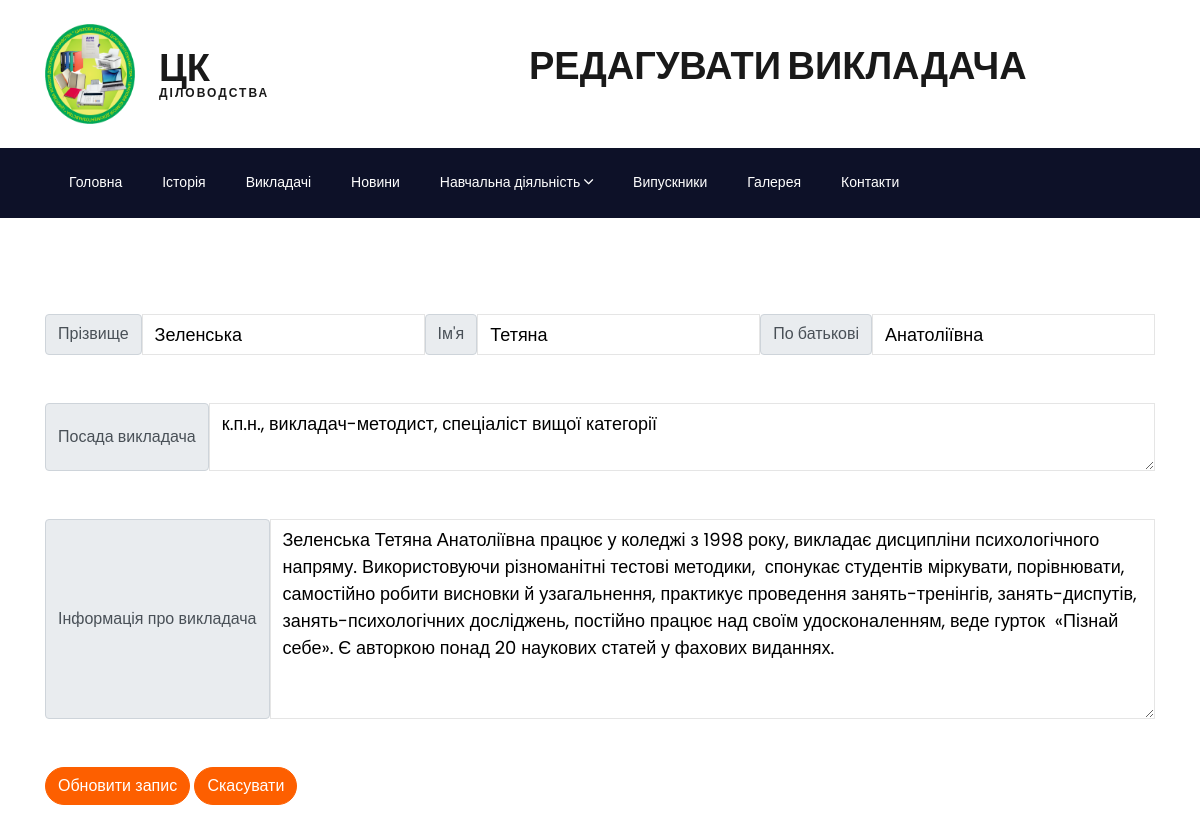
/admin/teachers/edit-teacher.php?teacher_id=2 (signed in), run on the app's committed database.
### tables this page shows
CREATE TABLE `teachers` (
  `id_teacher` int(11) NOT NULL,
  `LastName` varchar(20) NOT NULL,
  `FirstName` varchar(20) NOT NULL,
  `PoBatkovi` varchar(20) NOT NULL,
  `position` text NOT NULL,
  `img_teacher` text NOT NULL,
  `content_teacher` text NOT NULL
);

### database/function.php (called while the page is built, shortened)
<?php
include "conf.php";
function get_teacher_by_id ($teacher_id) {
    global $conn;
    $sql = "SELECT * FROM teachers WHERE id_teacher = ".$teacher_id;
    $result = mysqli_query($conn, $sql);
    $teacher = mysqli_fetch_assoc($result);
    return $teacher;
}

### admin/teachers/edit-teacher.php (the view, shortened to what this page needs)
<?php
include "../../database/function.php";
?>
<!DOCTYPE html>
<html lang="ua">
<head>
    <link rel="stylesheet" href="../../css/open-iconic-bootstrap.min.css">
    <link rel="stylesheet" href="../../css/animate.css">
    <link rel="stylesheet" href="../../css/owl.carousel.min.css">
    <link rel="stylesheet" href="../../css/owl.theme.default.min.css">
    <link rel="stylesheet" href="../../css/magnific-popup.css">
    <link rel="stylesheet" href="../../css/aos.css">
    <link rel="stylesheet" href="../../css/ionicons.min.css">
    <link rel="stylesheet" href="../../css/flaticon.css">
    <link rel="stylesheet" href="../../css/icomoon.css">
    <link rel="stylesheet" href="../../css/style.css">
</head>
<body>
<div class="bg-top navbar-light">
    <div class="container">
        <div class="row no-gutters d-flex align-items-center align-items-stretch">
            <div class="block-21 mt-4 mb-4 d-flex">
                <a href="../index.php"><img class="blog-img mr-4" src="../../images/logo.png" alt=""></a>
            </div>
            <div class="col-md-4 d-flex align-items-center py-4">
                <a class="navbar-brand" href="../index.php">ЦК<span>Діловодства</span></a>
            </div>
            <div class="col-md-4 d-flex align-items-center py-4">
                <p class="navbar-brand">Редагувати викладача</p>
            </div>
        </div>
    </div>
</div>
<nav class="navbar navbar-expand-lg navbar-dark bg-dark ftco-navbar-light" id="ftco-navbar">
    <div class="container d-flex align-items-center px-4">
        <div class="collapse navbar-collapse" id="ftco-nav">
            <ul class="navbar-nav mr-auto">
                <li class="nav-item"><a href="../logout.php" class="nav-link pl-0">Головна</a></li>
                <li class="nav-item"><a href="../../history.php" class="nav-link">Історія</a></li>
                <li class="nav-item"><a href="../../teacher.php" class="nav-link">Викладачі</a></li>
                <li class="nav-item"><a href="../../news.php" class="nav-link">Новини</a></li>
                <div class="dropdown collapse navbar-collapse navbar-nav mr-auto">
                    <li class="nav-item"><a href="#" class="nav-link">Навчальна діяльність <i class="ion-ios-arrow-down"></i></a></li>
                </div>
                <li class="nav-item"><a href="../../post-student.php?grupa_id=1" class="nav-link">Випускники</a></li>
                <li class="nav-item"><a href="../../galery.php" class="nav-link">Галерея</a></li>
                <li class="nav-item"><a href="../../contact.php" class="nav-link">Контакти</a></li>
            </ul>
        </div>
    </div>
</nav>
<div class="container mt-5 mb-5">
    <div class="row">
        <div class="col">
            <?php
            $teacher_id = $_GET['teacher_id'];
            $teacher = get_teacher_by_id($teacher_id);
            ?>
            <form action="update-teacher.php" method="post" enctype="multipart/form-data">
                <div class="input-group mt-5">
                    <span class="input-group-text">Прізвище</span>
                    <input type="text" name="LastName" class="form-control" value="<?=$teacher['LastName']?>">
                    <span class="input-group-text">Ім'я</span>
                    <input type="text" name="FirstName" class="form-control" value="<?=$teacher['FirstName']?>">
                    <span class="input-group-text">По батькові</span>
                    <input type="text" name="PoBatkovi" class="form-control" value="<?=$teacher['PoBatkovi']?>">
                </div>
                <div class="input-group mt-5">
                    <span class="input-group-text">Посада викладача</span>
                    <textarea class="form-control" name="position"><?=$teacher['position']?></textarea>
                </div>
                <div class="input-group mt-5 mb-5">
                    <span class="input-group-text">Інформація про викладача</span>
                    <textarea class="form-control" name="content_teacher" style="height: 200px"><?=$teacher['content_teacher']?></textarea>
                </div>
                <button class="btn btn-primary" type="submit">Обновити запис</button>
                <a href="index-teacher.php" class="btn btn-primary">Скасувати</a>
            </form>
        </div>
    </div>
</div>
</body>
</html>

### data on the page
teachers: LastName "Зеленська", FirstName "Тетяна", PoBatkovi "Анатоліївна", position "к.п.н., викладач-методист, спеціаліст вищої категорії", content_teacher "Зеленська Тетяна Анатоліївна працює у коледжі з 1998 року, викладає дисципліни психологічного напряму. Використовуючи різноманітні тестові методики, спонукає студентів міркувати, порівнювати, самостійно робити висновки й узагальнення, практикує проведення занять-тренінгів, занять-диспутів, занять-психологічних досліджень, постійно працює над своїм удосконаленням, веде гурток «Пізнай себе». Є авторкою понад 20 наукових статей у фахових виданнях."
